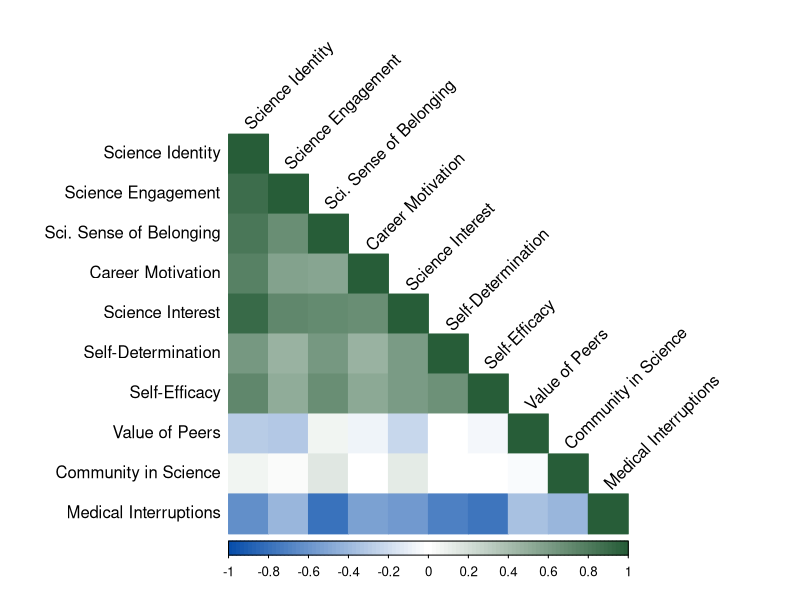
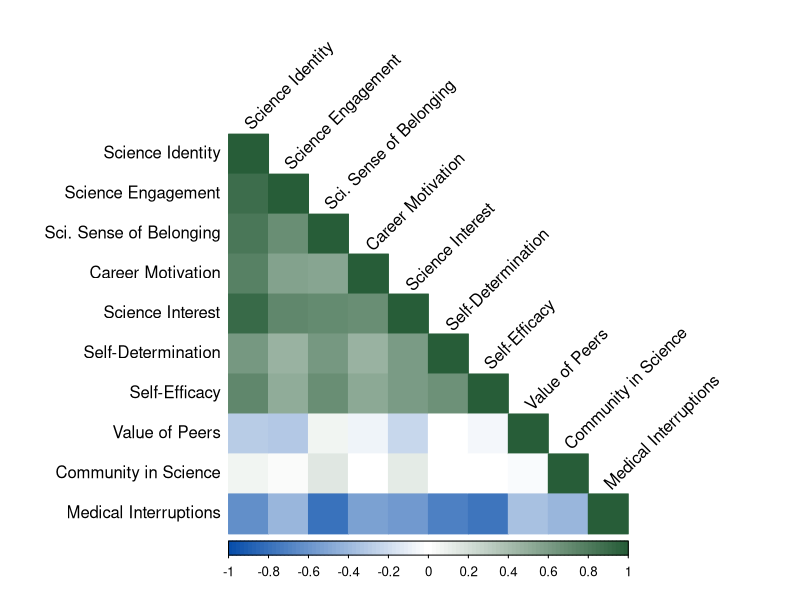

These figures' R source, in order:
# Install and load the 'readr' package for reading the data
# install.packages("readr")
library(readr)
library(corrplot)

# Create a variable with the dataset
data <- "Variable,Science Identity,Science Engagement,Sci. Sense of Belonging,Career Motivation,Science Interest,Self-Determination,Self-Efficacy,Value of Peers,Community in Science,Medical Interruptions
Science Identity,1,.664**,.602**,.579**,.676**,.452**,.523**,.110*,.261**,-0.001
Science Engagement,.664**,1,.601**,.507**,.609**,.448**,.454**,.158**,.285**,0.102
Sci. Sense of Belonging,.602**,.601**,1,.471**,.583**,.497**,.532**,.312**,.315**,-.150*
Career Motivation,.579**,.507**,.471**,1,.581**,.425**,.440**,.247**,.257**,0.006
Science Interest,.676**,.609**,.583**,.581**,1,.520**,.500**,.189**,.343**,0.029
Self-Determination,.452**,.448**,.497**,.425**,.520**,1,.509**,.260**,.221**,-0.095
Self-Efficacy,.523**,.454**,.532**,.440**,.500**,.509**,1,.201**,.216**,-.164*
Value of Peers,.110*,.158**,.312**,.247**,.189**,.260**,.201**,1,.214**,0.004
Community in Science,.261**,.285**,.315**,.257**,.343**,.221**,.216**,.214**,1,-0.013
Medical Interruptions,-0.001,0.102,-.150*,0.006,0.029,-0.095,-.164*,0.004,-0.013,1"

# Read the data into a dataframe
df <- read.csv(text = data, check.names = FALSE)

# Remove the asterisks and convert the columns to numeric
df[-1] <- sapply(df[-1], function(x) as.numeric(gsub("\\**", "", x)))

# View the reformatted dataframe
df

# Create a subset of the dataframe without the first row and column
df_subset <- df[-1, -1]

# Extract the labels for the columns from the first row of df
col_labels <- unname(df[1, -1])

# Extract the labels for the rows from the first column of df
row_labels <- unname(df[-1, 1])

# Convert the subset to a correlation matrix
corr_matrix <- cor(df_subset)

# Define the bottom and top colors for the gradient
bottom_color <- "#074EAB"
top_color <- "#275d38"

# Create a gradient of colors from bottom to top, passing through white
n_colors <- 100  # Number of colors in the gradient
colors <- c(colorRampPalette(c(bottom_color, "white"))(n_colors / 2), colorRampPalette(c("white", top_color))(n_colors / 2))

# Create the correlation plot using corrplot with the gradient colors
corrplot(corr_matrix, type = 'lower', method = 'color', tl.col = "black", tl.srt = 45, col = colors)


## To Save####
# Save the plot as a PNG file
png(file = "Projects/2023_saber/plots/correlations.png", width = 800, height = 600, bg = "transparent")

# Plot the correlation matrix
corrplot(corr_matrix, type = 'lower', method = 'color', tl.col = "black", tl.srt = 45, col = colors)

# Close the PNG device
 dev.off()

